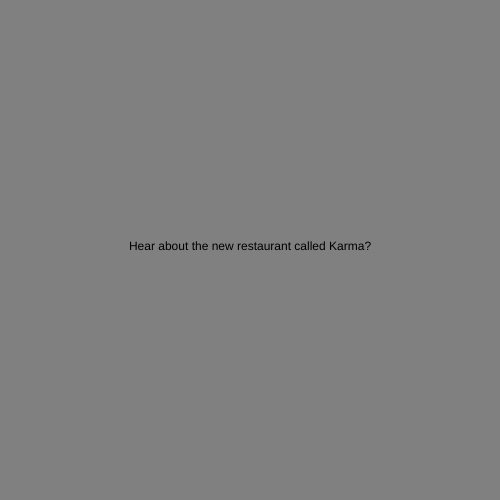
Frame 1 (no input)
Frame 60 (no input): identical to frame 1, image omitted
Frame 120 (the mouse pressed at the canvas centre since frame 60): identical to frame 1, image omitted

The p5.js sketch that drew this single still picture (run headless with seeded random() and noise() and a simulated clock; from frame 60 on, the mouse is pressed at the canvas centre):

// p5.js sketch
// ── sketch.js
let state = 0 ;

function setup() {
  createCanvas(500, 500);
  textAlign(CENTER)
}

function draw() {

  switch(state) {
    case 0:
    background('grey') ;
    text("Hear about the new restaurant called Karma?", width/2, height/2)
    break;

    case 1:
    background('yellow') ;
    text("There’s no menu: You get what you deserve.", width/2, height/2)
    break;
  }

}

function mouseReleased(){
  state++ ;
  if (state > 1);
    state = 0 ;
}
